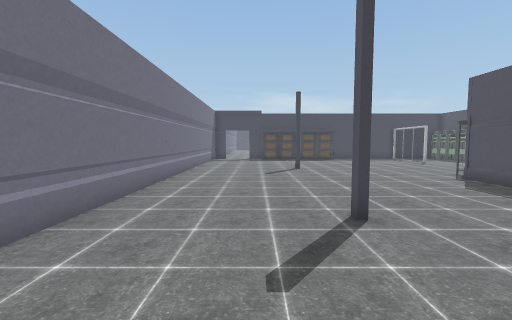
view 1 (above)

24 first-person views from a walk through a Unity game level. The camera is 1.4 m above the floor, tilts 4° down and sees 90° across. The floor is counted in squares, 1 m on a side. Each view is taken from the middle of a square. On the plan, view 1 faces up. The plan holds only what a view shows up to about 13 squares ahead; the rest is blank. The place goes on beyond the plan. The player character is not drawn. Some surface patterns are stand-ins.

view 2
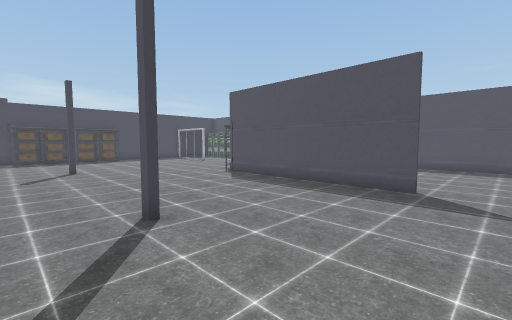

view 3
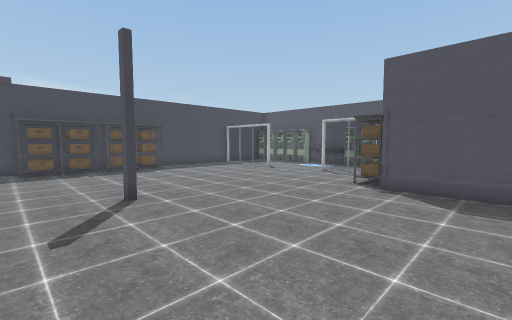

view 4
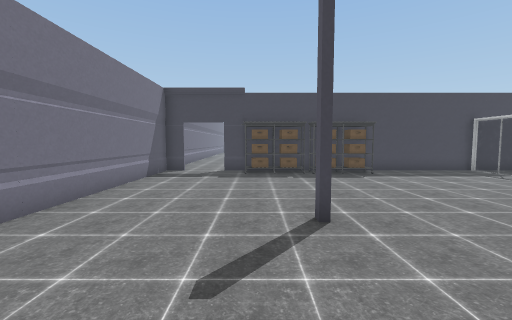

view 5
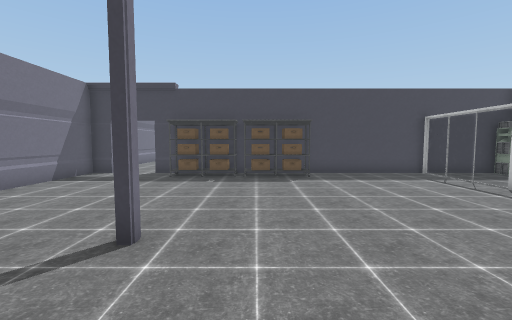

view 6
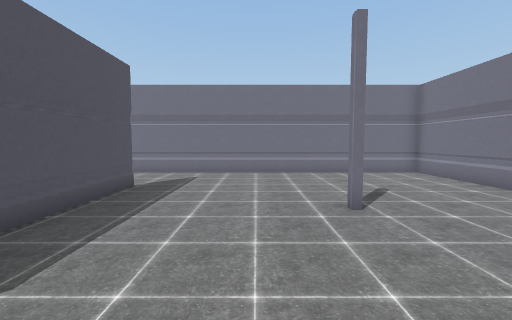

view 7
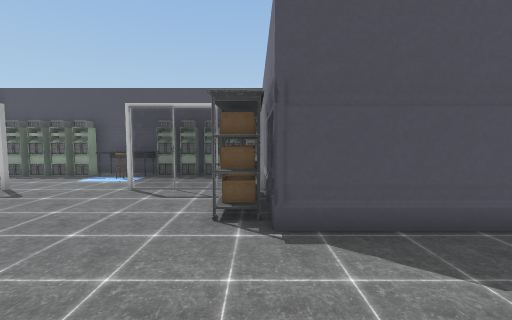

view 8
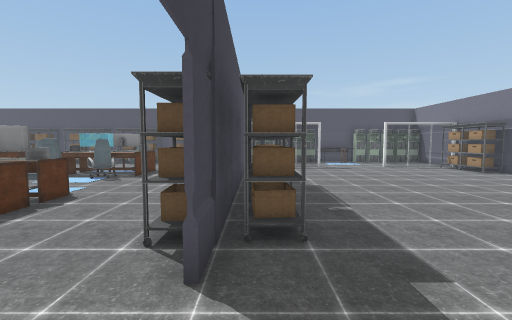

view 9
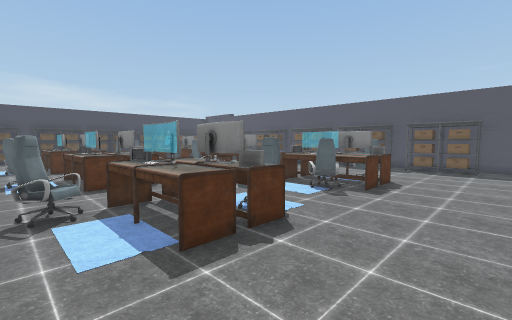

view 10
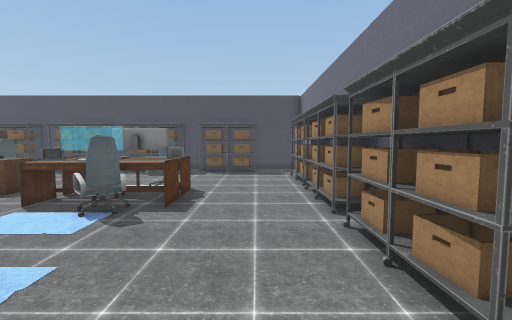

view 11
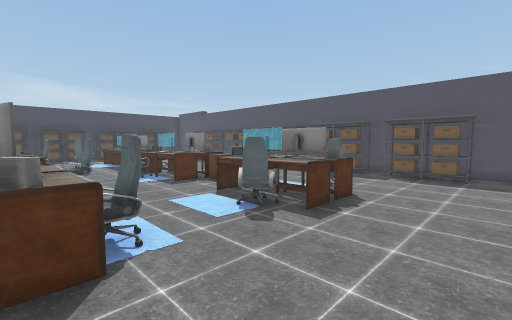

view 12
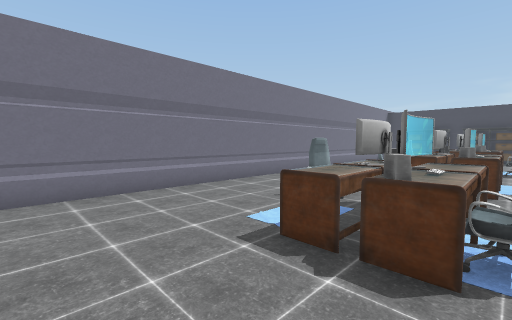

view 13
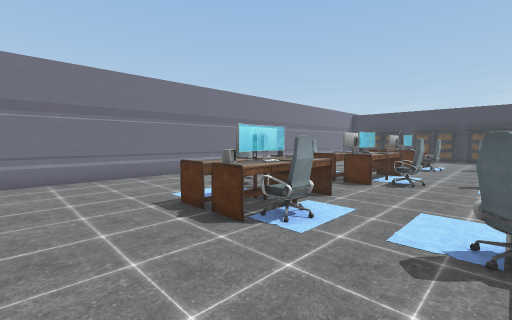

view 14
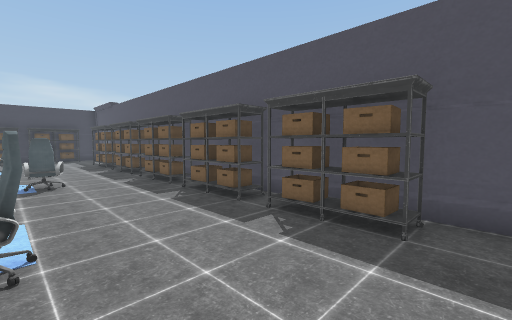

view 15
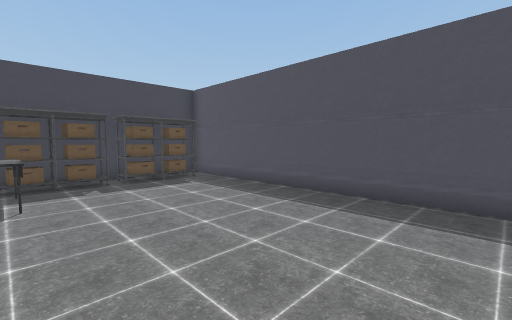

view 16
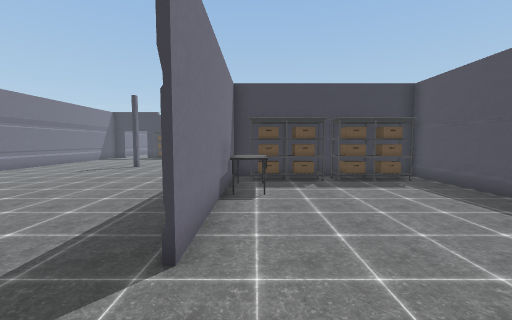

view 17
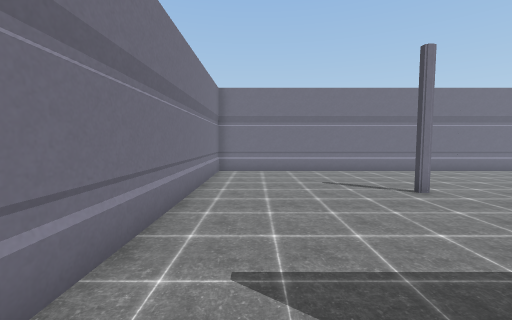

view 18
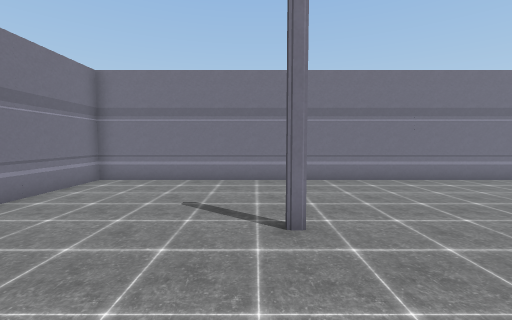

view 19
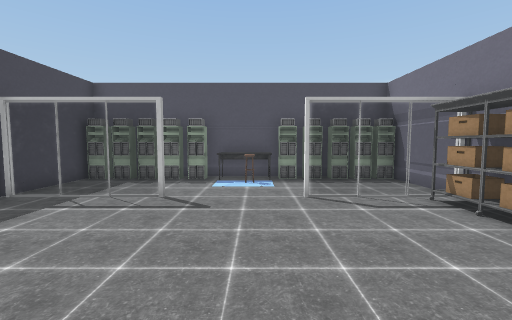

view 20
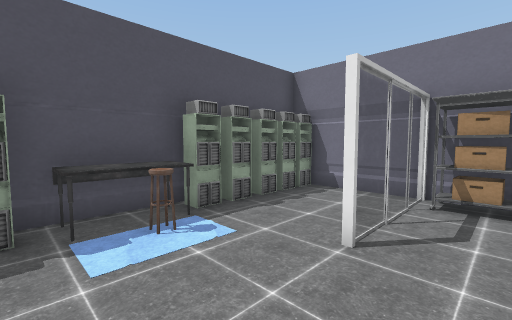

view 21
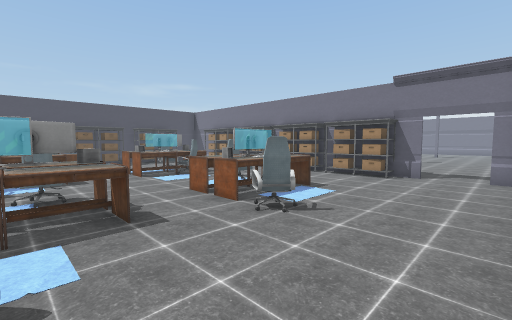

view 22
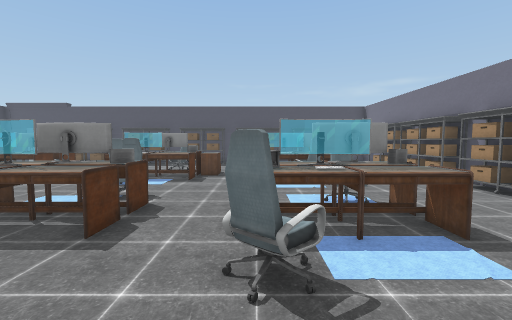

view 23
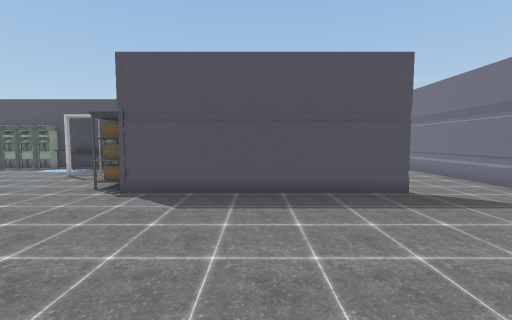

view 24
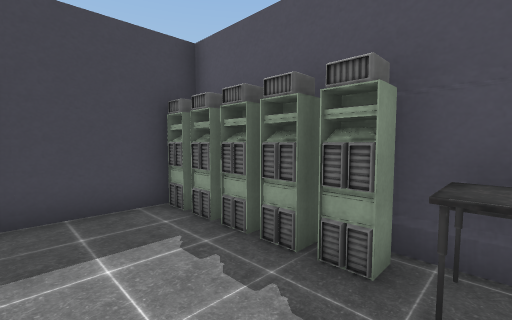

### Floor plan
Key: @ floor where view 1 was taken; # wall or solid block; . floor; = window, fence, low wall or low ledge; P pillar; C computer; A carpet; T table; S stool; H chair; R drawers; O other object.
Columns run from 4 left of view 1 to 15 right of it. Each row starts with its distance up from view 1.
 33 #. ...OAAA.OAO H..OO
 32 # ....OOAH.AAO....OO
 31 #............R....OO
 30 #.................OO
 29 #...HHOOO...OA....OO
 28 #....HAOA..HOA....OO
 27 #.....AOH..HOAH...O#
 26 #.....AOH...OOH...OO
 25 #.................OO
 24 #.................OO
 23 #..................#
 22 ##..OOOOOOOOOOOOOO##
 21 #....OOOOOO....=...C
 20 #....OOOOOO....#...C
 19 #..............=...C
 18 #..............=...C
 17 #..................C
 16 #.................AT
 15 #.................ST
 14 #.....P............C
 13 #..............=...C
 12 #..............=...C
 11 #............OOO...O
 10 #...........#OOO###O
  9 #...........#OOOOOOO
  8 #...........#TOOOOOO
  7 #...........#T.....#
  6 #...........#T.....#
  5 #.....P.....#......#
  4 #...........#......#
  3 #...........#......#
  2 #...........#......#
  1 #..................#
  0 #...@..............#
 -1 #..................#
 -2 ####################

Positions as (right, up) in squares from view 1, and headings:
1: (0, 0), facing up
2: (0, 0), facing up-right
3: (0, 7), facing up-right
4: (1, 9), facing up
5: (4, 10), facing up
6: (4, 10), facing down
7: (4, 10), facing right
8: (-3, 21), facing right
9: (0, 23), facing up-right
10: (2, 24), facing right
11: (3, 23), facing up-right
12: (4, 23), facing up-left
13: (7, 23), facing up-left
14: (10, 23), facing up-right
15: (9, -1), facing up-right
16: (9, -1), facing up
17: (9, 0), facing left
18: (6, 4), facing left
19: (5, 15), facing right
20: (10, 17), facing down-right
21: (-3, 33), facing down-right
22: (-2, 29), facing right
23: (1, 6), facing right
24: (12, 16), facing up-right
